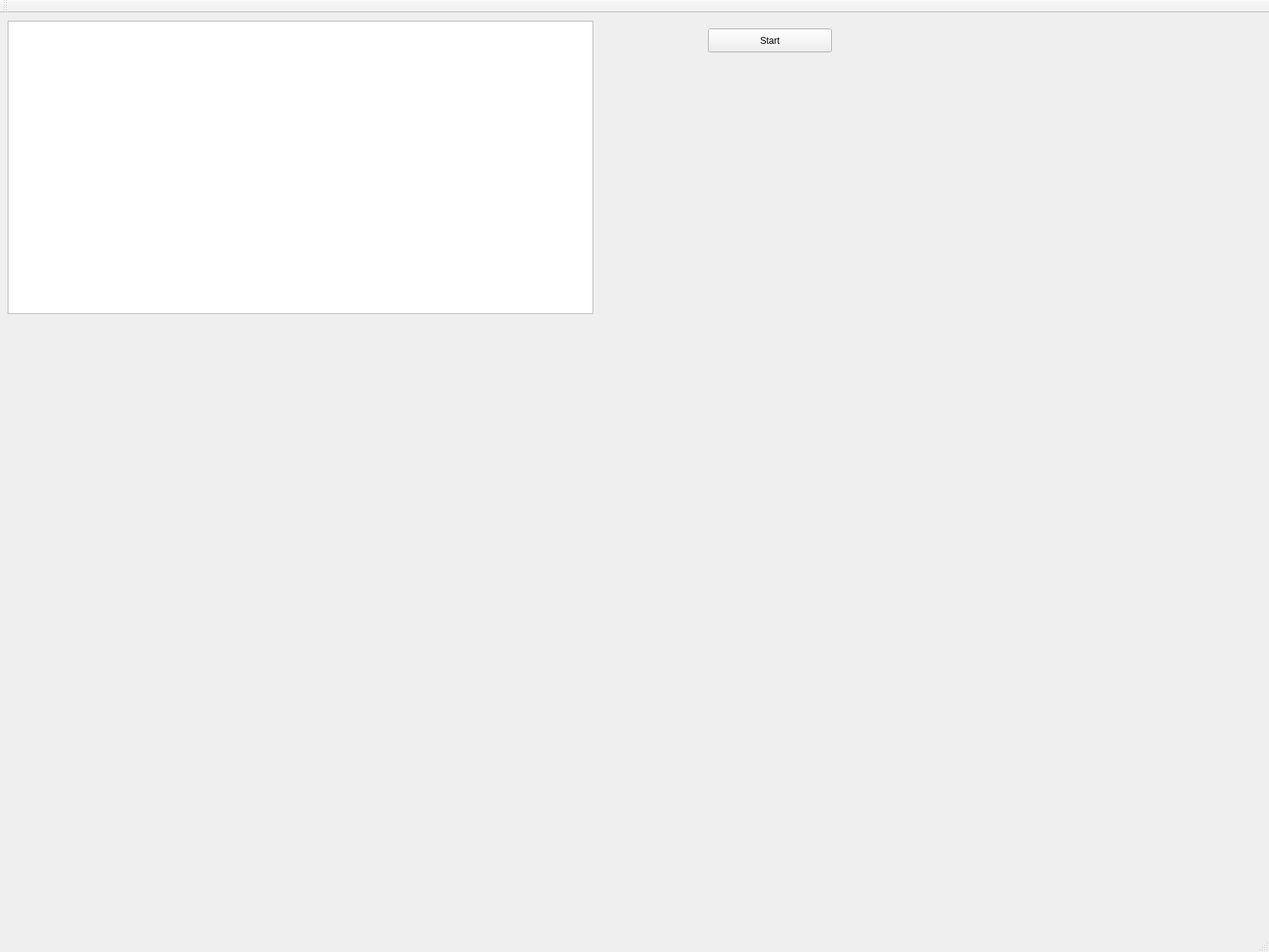
<?xml version="1.0" encoding="UTF-8"?>
<ui version="4.0">
 <class>MainWindow</class>
 <widget class="QMainWindow" name="MainWindow">
  <property name="geometry">
   <rect>
    <x>0</x>
    <y>0</y>
    <width>1649</width>
    <height>1237</height>
   </rect>
  </property>
  <property name="windowTitle">
   <string>MainWindow</string>
  </property>
  <widget class="QWidget" name="centralWidget">
   <widget class="QPushButton" name="pushButton">
    <property name="geometry">
     <rect>
      <x>920</x>
      <y>20</y>
      <width>161</width>
      <height>31</height>
     </rect>
    </property>
    <property name="text">
     <string>Start</string>
    </property>
   </widget>
   <widget class="QGraphicsView" name="graphicsView">
    <property name="geometry">
     <rect>
      <x>10</x>
      <y>10</y>
      <width>761</width>
      <height>381</height>
     </rect>
    </property>
   </widget>
  </widget>
  <widget class="QMenuBar" name="menuBar">
   <property name="geometry">
    <rect>
     <x>0</x>
     <y>0</y>
     <width>1649</width>
     <height>21</height>
    </rect>
   </property>
  </widget>
  <widget class="QToolBar" name="mainToolBar">
   <attribute name="toolBarArea">
    <enum>TopToolBarArea</enum>
   </attribute>
   <attribute name="toolBarBreak">
    <bool>false</bool>
   </attribute>
  </widget>
  <widget class="QStatusBar" name="statusBar"/>
 </widget>
 <layoutdefault spacing="6" margin="11"/>
 <resources/>
 <connections/>
</ui>
